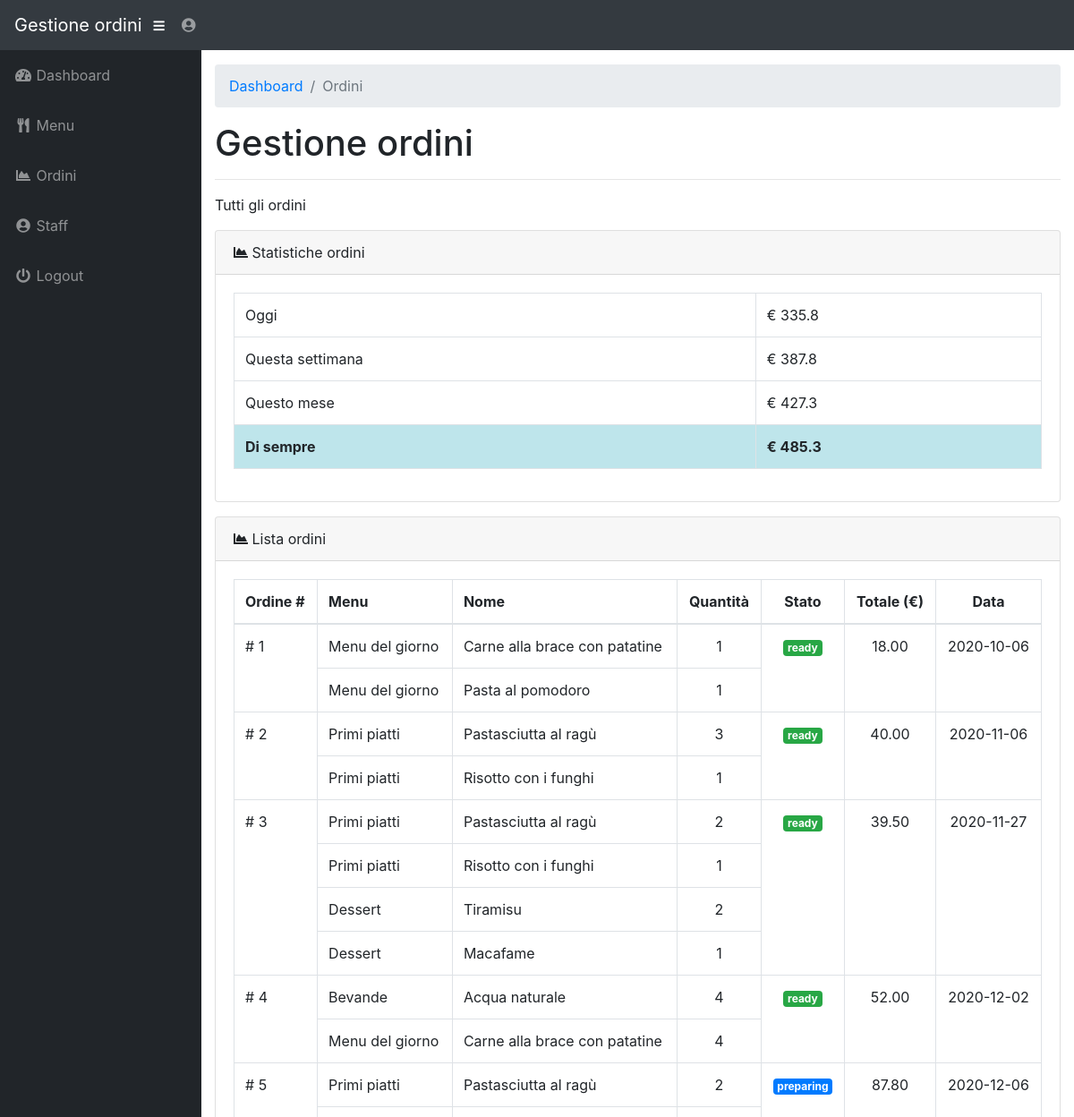
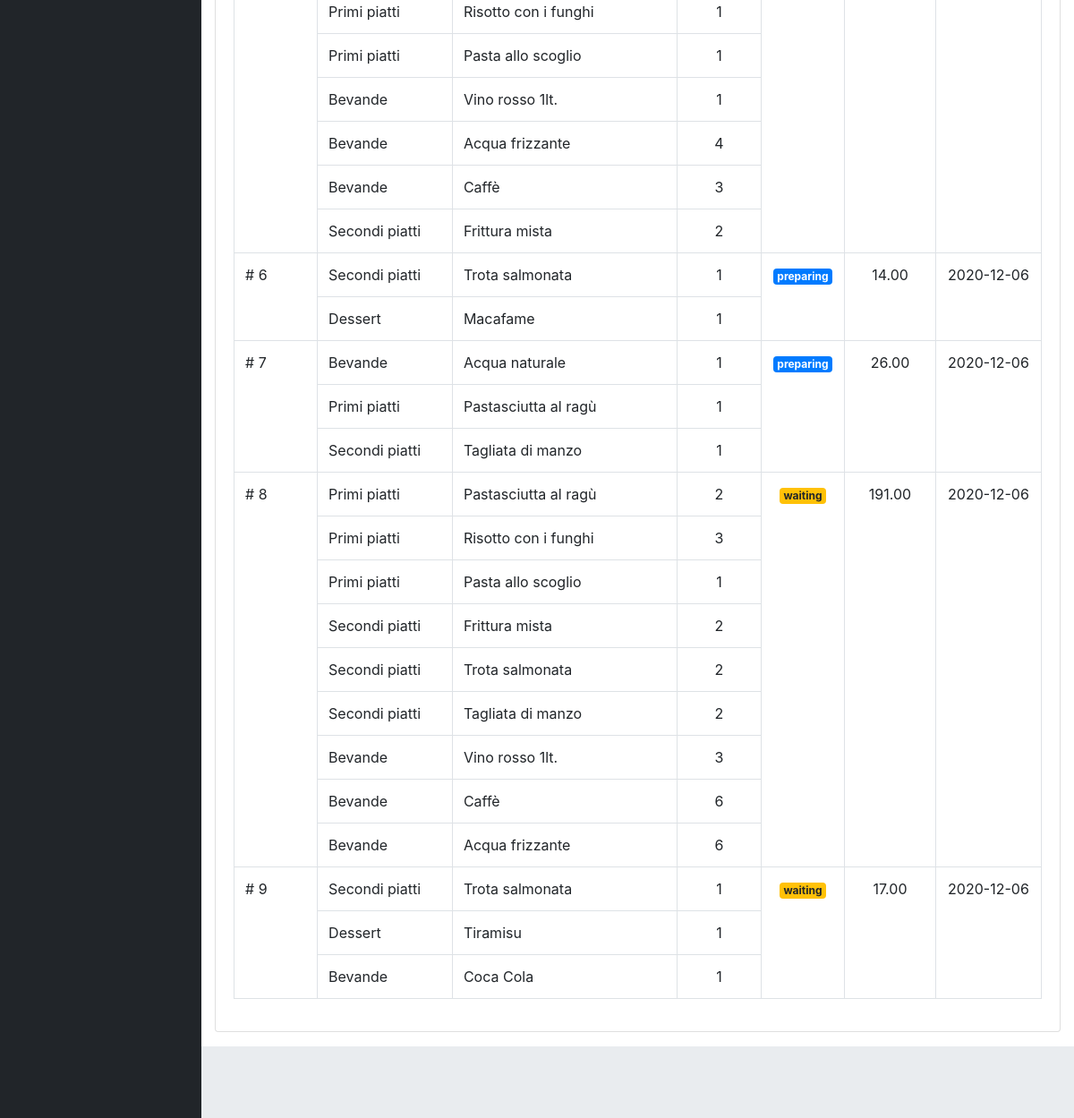
/admin/sales.php (signed in), run on the app's committed database (2 pictures, top to bottom).
### tables this page shows
CREATE TABLE `tbl_order` (
  `orderID` int NOT NULL,
  `status` text NOT NULL,
  `total` decimal(15,2) NOT NULL,
  `order_date` date NOT NULL
);

CREATE TABLE `tbl_menu` (
  `menuID` int NOT NULL,
  `menuName` varchar(25) NOT NULL
);

CREATE TABLE `tbl_menuitem` (
  `itemID` int NOT NULL,
  `menuID` int NOT NULL,
  `menuItemName` text NOT NULL,
  `price` decimal(15,2) NOT NULL
);

CREATE TABLE `tbl_orderdetail` (
  `orderID` int NOT NULL,
  `orderDetailID` int NOT NULL,
  `itemID` int NOT NULL,
  `quantity` int NOT NULL
);

### functions.php (called while the page is built, shortened)
<?php
require ("dbconnection.php");
function getCountID($idnum, $id, $table){
    global $sqlconnection;
    $query = "SELECT COUNT({$id}) AS {$id} from {$table} WHERE {$id}={$idnum}";
    if ($result = $sqlconnection->query($query))
    {
        $res = $result->fetch_array();
        return $res[$id];
    }
    else
    {
        echo $sqlconnection->error;
        return null;
    }
}
function getSalesTotal($orderID){
    global $sqlconnection;
    $total = null;
    $query = "SELECT total FROM tbl_order WHERE orderID = " . $orderID;
    if ($result = $sqlconnection->query($query))
    {
        if ($res = $result->fetch_array())
        {
            $total = $res[0];
            return $total;
        }
        return $total;
    }
    else
    {
        echo $sqlconnection->error;
        return null;
    }
}
function getSalesGrandTotal($duration){
    global $sqlconnection;
    $total = 0;
    if ($duration == "ALLTIME")
    {
        $query = "SELECT SUM(total) as grandtotal FROM tbl_order";
    }
    else if ($duration == ("DAY" || "MONTH" || "WEEK"))
    {
        $query = "SELECT SUM(total) as grandtotal FROM tbl_order WHERE order_date > DATE_SUB(NOW(), INTERVAL 1 " . $duration . ")";
    }
    else return null;
    if ($result = $sqlconnection->query($query)) {
        while ($res = $result->fetch_array(MYSQLI_ASSOC)) {
            $total += $res['grandtotal'];
        }
        return $total;
    }
    else {
        echo $sqlconnection->error;
        return null;
    }
}

### admin/sales.php (the view, shortened to what this page needs)
<?php
include ("../functions.php");
?>
<!DOCTYPE html>
<html lang="en">
<head>
    <link href="vendor/bootstrap/css/bootstrap.min.css" rel="stylesheet">
    <link href="vendor/fontawesome-free/css/all.min.css" rel="stylesheet" type="text/css">
    <link href="vendor/datatables/dataTables.bootstrap4.css" rel="stylesheet">
    <link href="css/sb-admin.css" rel="stylesheet">
</head>
<body id="page-top">
<nav class="navbar navbar-expand navbar-dark bg-dark static-top">
    <a class="navbar-brand mr-1" href="index.php">Gestione ordini</a>
    <button class="btn btn-link btn-sm text-white order-1 order-sm-0" id="sidebarToggle" href="#">
        <i class="fas fa-bars"></i>
    </button>
    <ul class="navbar-nav ml-auto ml-md-0">
        <li class="nav-item dropdown no-arrow">
            <a class="nav-link dropdown-toggle" href="#" id="userDropdown" role="button" data-toggle="dropdown" aria-haspopup="true" aria-expanded="false">
                <i class="fas fa-user-circle fa-fw"></i>
            </a>
        </li>
    </ul>
</nav>
<div id="wrapper">
    <ul class="sidebar navbar-nav">
        <li class="nav-item">
            <a class="nav-link" href="index.php">
                <i class="fas fa-fw fa-tachometer-alt"></i>
                <span>Dashboard</span>
            </a>
        </li>
        <li class="nav-item">
            <a class="nav-link" href="menu.php">
                <i class="fas fa-fw fa-utensils"></i>
                <span>Menu</span></a>
        </li>
        <li class="nav-item">
            <a class="nav-link" href="sales.php">
                <i class="fas fa-fw fa-chart-area"></i>
                <span>Ordini</span></a>
        </li>
        <li class="nav-item">
            <a class="nav-link" href="staff.php">
                <i class="fas fa-fw fa-user-circle"></i>
                <span>Staff</span>
            </a>
        </li>
        <li class="nav-item">
            <a class="nav-link" href="#" data-toggle="modal" data-target="#logoutModal">
                <i class="fas fa-fw fa-power-off"></i>
                <span>Logout</span>
            </a>
        </li>
    </ul>
    <div id="content-wrapper">
        <div class="container-fluid">
            <ol class="breadcrumb">
                <li class="breadcrumb-item">
                    <a href="index.php">Dashboard</a>
                </li>
                <li class="breadcrumb-item active">Ordini</li>
            </ol>
            <h1>Gestione ordini</h1>
            <hr>
            <p>Tutti gli ordini</p>
            <div class="card mb-3">
                <div class="card-header">
                    <i class="fas fa-chart-area"></i>
                    Statistiche ordini
                </div>
                <div class="card-body">
                    <table class="table table-bordered" width="100%" cellspacing="0">
                        <tbody>
                        <tr>
                            <td>Oggi</td>
                            <td>€ <?php echo getSalesGrandTotal("DAY"); ?></td>
                        </tr>
                        <tr>
                            <td>Questa settimana</td>
                            <td>€ <?php echo getSalesGrandTotal("WEEK"); ?></td>
                        </tr>
                        <tr>
                            <td>Questo mese</td>
                            <td>€ <?php echo getSalesGrandTotal("MONTH"); ?></td>
                        </tr>
                        <tr class="table-info">
                            <td><b>Di sempre</b></td>
                            <td><b>€ <?php echo getSalesGrandTotal("ALLTIME"); ?></b></td>
                        </tr>
                        </tbody>
                    </table>
                </div>
            </div>
            <div class="card mb-3">
                <div class="card-header">
                    <i class="fas fa-chart-area"></i>
                    Lista ordini</div>
                <div class="card-body">
                    <table id="tblCurrentOrder" class="table table-bordered" width="100%" cellspacing="0">
                        <thead>
                        <th>Ordine #</th>
                        <th>Menu</th>
                        <th>Nome</th>
                        <th class='text-center'>Quantità</th>
                        <th class='text-center'>Stato</th>
                        <th class='text-center'>Totale (€)</th>
                        <th class='text-center'>Data</th>
                        </thead>
                        <tbody id="tblBodyCurrentOrder">
                        <?php
                        $displayOrderQuery = "
                        SELECT O.orderID, M.menuName, OD.itemID,MI.menuItemName,OD.quantity,O.status, MI.price ,O.order_date
                        FROM tbl_order O
                        LEFT JOIN tbl_orderdetail OD
                        ON O.orderID = OD.orderID
                        LEFT JOIN tbl_menuitem MI
                        ON OD.itemID = MI.itemID
                        LEFT JOIN tbl_menu M
                        ON MI.menuID = M.menuID
                        ";
                        if ($orderResult = $sqlconnection->query($displayOrderQuery))
                        {
                            $currentspan = 0;
                            if ($orderResult->num_rows == 0)
                            {
                                echo "<tr><td class='text-center' colspan='7' >Attualmente non ci sono ordini</td></tr>";
                            }
                            else
                            {
                                while ($orderRow = $orderResult->fetch_array(MYSQLI_ASSOC))
                                {
                                    $rowspan = getCountID($orderRow["orderID"], "orderID", "tbl_orderdetail");
                                    if ($currentspan == 0)
                                    {
                                        $currentspan = $rowspan;
                                    }
                                    echo "<tr>";
                                    if ($currentspan == $rowspan)
                                    {
                                        echo "<td rowspan=" . $rowspan . "># " . $orderRow['orderID'] . "</td>";
                                    }
                                    echo "
                              <td>" . $orderRow['menuName'] . "</td>
                              <td>" . $orderRow['menuItemName'] . "</td>
                              <td class='text-center'>" . $orderRow['quantity'] . "</td>
                            ";
                                    if ($currentspan == $rowspan)
                                    {
                                        $color = "badge";
                                        switch ($orderRow['status'])
                                        {
                                            case 'waiting':
                                                $color = "badge badge-warning";
                                                break;
                                            case 'preparing':
                                                $color = "badge badge-primary";
                                                break;
                                            case 'ready':
                                                $color = "badge badge-success";
                                                break;
                                        }
                                        echo "<td class='text-center' rowspan=" . $rowspan . "><span class='{$color}'>" . $orderRow['status'] . "</span></td>";
                                        echo "<td rowspan=" . $rowspan . " class='text-center'>" . getSalesTotal($orderRow['orderID']) . "</td>";
                                        echo "<td rowspan=" . $rowspan . " class='text-center'>" . $orderRow['order_date'] . "</td>";
                                    }
                                    echo "</tr>";
                                    $currentspan--;
                                }
                            }
                        }
                        ?>
                        </tbody>
                    </table>
                </div>
            </div>
        </div>
        <footer class="sticky-footer">
        </footer>
    </div>
</div>
</body>
</html>

### admin/css/sb-admin.css (style rules this page uses)
html { position: relative; min-height: 100%; }
body { height: 100%; }
#wrapper { display: -webkit-box; display: -ms-flexbox; display: flex; }
#wrapper #content-wrapper { overflow-x: hidden; width: 100%; padding-top: 1rem; padding-bottom: 80px; }
.navbar-nav .nav-item.dropdown .dropdown-toggle::after { width: 1rem; text-align: center; float: right; vertical-align: 0; border: 0; font-weight: 900; content: '\f105'; font-family: 'Font Awesome 5 Free'; }
.navbar-nav .nav-item.dropdown.no-arrow .dropdown-toggle::after { display: none; }
.sidebar { width: 90px !important; background-color: #212529; min-height: calc(100vh - 56px); }
.sidebar .nav-item:last-child { margin-bottom: 1rem; }
.sidebar .nav-item .nav-link { text-align: center; padding: 0.75rem 1rem; width: 90px; }
.sidebar .nav-item .nav-link span { font-size: 0.65rem; display: block; }
.sidebar .nav-item .nav-link { color: rgba(255, 255, 255, 0.5); }
@media (min-width: 768px) { .sidebar { width: 225px !important; } }
@media (min-width: 768px) { .sidebar .nav-item .nav-link { display: block; width: 100%; text-align: left; padding: 1rem; width: 225px; } }
@media (min-width: 768px) { .sidebar .nav-item .nav-link span { font-size: 1rem; display: inline; } }
:root { --input-padding-x: 0.75rem; --input-padding-y: 0.75rem; }
footer.sticky-footer { display: -webkit-box; display: -ms-flexbox; display: flex; position: absolute; right: 0; bottom: 0; width: calc(100% - 90px); height: 80px; background-color: #e9ecef; }
@media (min-width: 768px) { footer.sticky-footer { width: calc(100% - 225px); } }

### data on the page
tbl_order: orderID "1", tbl_menu.menuName "Menu del giorno", tbl_menuitem.menuItemName "Carne alla brace con patatine", tbl_orderdetail.quantity "1", status "ready", getSalesTotal($orderRow['orderID']) "18.00", order_date "2020-10-06", tbl_menuitem.menuItemName "Pasta al pomodoro"
tbl_order: orderID "2", tbl_menu.menuName "Primi piatti", tbl_menuitem.menuItemName "Pastasciutta al ragù", tbl_orderdetail.quantity "3", status "ready", getSalesTotal($orderRow['orderID']) "40.00", order_date "2020-11-06", tbl_menuitem.menuItemName "Risotto con i funghi", tbl_orderdetail.quantity "1"
tbl_order: orderID "3", tbl_menu.menuName "Primi piatti", tbl_menuitem.menuItemName "Pastasciutta al ragù", tbl_orderdetail.quantity "2", status "ready", getSalesTotal($orderRow['orderID']) "39.50", order_date "2020-11-27", tbl_menuitem.menuItemName "Risotto con i funghi", tbl_orderdetail.quantity "1", tbl_menu.menuName "Dessert", tbl_menuitem.menuItemName "Tiramisu", tbl_menuitem.menuItemName "Macafame"
tbl_order: orderID "4", tbl_menu.menuName "Bevande", tbl_menuitem.menuItemName "Acqua naturale", tbl_orderdetail.quantity "4", status "ready", getSalesTotal($orderRow['orderID']) "52.00", order_date "2020-12-02", tbl_menu.menuName "Menu del giorno", tbl_menuitem.menuItemName "Carne alla brace con patatine"
tbl_order: orderID "5", tbl_menu.menuName "Primi piatti", tbl_menuitem.menuItemName "Pastasciutta al ragù", tbl_orderdetail.quantity "2", status "preparing", getSalesTotal($orderRow['orderID']) "87.80", order_date "2020-12-06", tbl_menuitem.menuItemName "Risotto con i funghi", tbl_orderdetail.quantity "1", tbl_menuitem.menuItemName "Pasta allo scoglio", tbl_menu.menuName "Bevande", tbl_menuitem.menuItemName "Vino rosso 1lt.", tbl_menuitem.menuItemName "Acqua frizzante", tbl_orderdetail.quantity "4", tbl_menuitem.menuItemName "Caffè", tbl_orderdetail.quantity "3", tbl_menu.menuName "Secondi piatti", tbl_menuitem.menuItemName "Frittura mista"
tbl_order: orderID "6", tbl_menu.menuName "Secondi piatti", tbl_menuitem.menuItemName "Trota salmonata", tbl_orderdetail.quantity "1", status "preparing", getSalesTotal($orderRow['orderID']) "14.00", order_date "2020-12-06", tbl_menu.menuName "Dessert", tbl_menuitem.menuItemName "Macafame"
tbl_order: orderID "7", tbl_menu.menuName "Bevande", tbl_menuitem.menuItemName "Acqua naturale", tbl_orderdetail.quantity "1", status "preparing", getSalesTotal($orderRow['orderID']) "26.00", order_date "2020-12-06", tbl_menu.menuName "Primi piatti", tbl_menuitem.menuItemName "Pastasciutta al ragù", tbl_menu.menuName "Secondi piatti", tbl_menuitem.menuItemName "Tagliata di manzo"
tbl_order: orderID "8", tbl_menu.menuName "Primi piatti", tbl_menuitem.menuItemName "Pastasciutta al ragù", tbl_orderdetail.quantity "2", status "waiting", getSalesTotal($orderRow['orderID']) "191.00", order_date "2020-12-06", tbl_menuitem.menuItemName "Risotto con i funghi", tbl_orderdetail.quantity "3", tbl_menuitem.menuItemName "Pasta allo scoglio", tbl_orderdetail.quantity "1", tbl_menu.menuName "Secondi piatti", tbl_menuitem.menuItemName "Frittura mista", tbl_menuitem.menuItemName "Trota salmonata", tbl_menuitem.menuItemName "Tagliata di manzo", tbl_menu.menuName "Bevande", tbl_menuitem.menuItemName "Vino rosso 1lt.", tbl_menuitem.menuItemName "Caffè", tbl_orderdetail.quantity "6", tbl_menuitem.menuItemName "Acqua frizzante"
tbl_order: orderID "9", tbl_menu.menuName "Secondi piatti", tbl_menuitem.menuItemName "Trota salmonata", tbl_orderdetail.quantity "1", status "waiting", getSalesTotal($orderRow['orderID']) "17.00", order_date "2020-12-06", tbl_menu.menuName "Dessert", tbl_menuitem.menuItemName "Tiramisu", tbl_menu.menuName "Bevande", tbl_menuitem.menuItemName "Coca Cola"

### other printed values
getSalesGrandTotal("DAY") "335.8"
getSalesGrandTotal("WEEK") "387.8"
getSalesGrandTotal("MONTH") "427.3"
getSalesGrandTotal("ALLTIME") "485.3"
